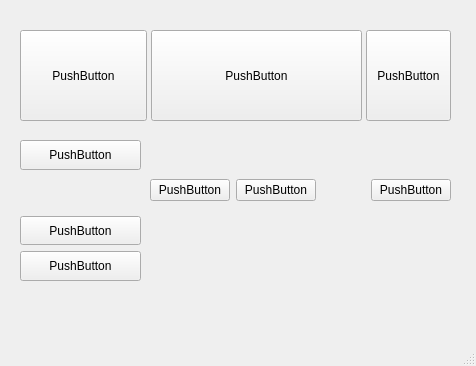
<?xml version="1.0" encoding="UTF-8"?>
<ui version="4.0">
 <class>MainWindow</class>
 <widget class="QMainWindow" name="MainWindow">
  <property name="geometry">
   <rect>
    <x>0</x>
    <y>0</y>
    <width>476</width>
    <height>366</height>
   </rect>
  </property>
  <property name="windowTitle">
   <string>MainWindow</string>
  </property>
  <widget class="QWidget" name="centralwidget">
   <widget class="QWidget" name="horizontalLayoutWidget">
    <property name="geometry">
     <rect>
      <x>20</x>
      <y>30</y>
      <width>431</width>
      <height>91</height>
     </rect>
    </property>
    <layout class="QHBoxLayout" name="horizontalLayout" stretch="3,5,2">
     <property name="spacing">
      <number>4</number>
     </property>
     <property name="topMargin">
      <number>0</number>
     </property>
     <item>
      <widget class="QPushButton" name="pushButton_3">
       <property name="sizePolicy">
        <sizepolicy hsizetype="Minimum" vsizetype="Expanding">
         <horstretch>0</horstretch>
         <verstretch>0</verstretch>
        </sizepolicy>
       </property>
       <property name="text">
        <string>PushButton</string>
       </property>
      </widget>
     </item>
     <item>
      <widget class="QPushButton" name="pushButton_2">
       <property name="sizePolicy">
        <sizepolicy hsizetype="Minimum" vsizetype="Expanding">
         <horstretch>0</horstretch>
         <verstretch>0</verstretch>
        </sizepolicy>
       </property>
       <property name="text">
        <string>PushButton</string>
       </property>
      </widget>
     </item>
     <item>
      <widget class="QPushButton" name="pushButton">
       <property name="sizePolicy">
        <sizepolicy hsizetype="Minimum" vsizetype="Expanding">
         <horstretch>0</horstretch>
         <verstretch>0</verstretch>
        </sizepolicy>
       </property>
       <property name="text">
        <string>PushButton</string>
       </property>
      </widget>
     </item>
    </layout>
   </widget>
   <widget class="QWidget" name="">
    <property name="geometry">
     <rect>
      <x>20</x>
      <y>140</y>
      <width>121</width>
      <height>141</height>
     </rect>
    </property>
    <layout class="QVBoxLayout" name="verticalLayout">
     <item>
      <widget class="QPushButton" name="pushButton_4">
       <property name="sizePolicy">
        <sizepolicy hsizetype="Minimum" vsizetype="Expanding">
         <horstretch>0</horstretch>
         <verstretch>0</verstretch>
        </sizepolicy>
       </property>
       <property name="text">
        <string>PushButton</string>
       </property>
      </widget>
     </item>
     <item>
      <spacer name="verticalSpacer">
       <property name="orientation">
        <enum>Qt::Vertical</enum>
       </property>
       <property name="sizeHint" stdset="0">
        <size>
         <width>20</width>
         <height>40</height>
        </size>
       </property>
      </spacer>
     </item>
     <item>
      <widget class="QPushButton" name="pushButton_5">
       <property name="sizePolicy">
        <sizepolicy hsizetype="Minimum" vsizetype="Expanding">
         <horstretch>0</horstretch>
         <verstretch>0</verstretch>
        </sizepolicy>
       </property>
       <property name="text">
        <string>PushButton</string>
       </property>
      </widget>
     </item>
     <item>
      <widget class="QPushButton" name="pushButton_6">
       <property name="sizePolicy">
        <sizepolicy hsizetype="Minimum" vsizetype="Expanding">
         <horstretch>0</horstretch>
         <verstretch>0</verstretch>
        </sizepolicy>
       </property>
       <property name="text">
        <string>PushButton</string>
       </property>
      </widget>
     </item>
    </layout>
   </widget>
   <widget class="QWidget" name="">
    <property name="geometry">
     <rect>
      <x>150</x>
      <y>140</y>
      <width>301</width>
      <height>101</height>
     </rect>
    </property>
    <layout class="QHBoxLayout" name="horizontalLayout_2">
     <item>
      <widget class="QPushButton" name="pushButton_7">
       <property name="text">
        <string>PushButton</string>
       </property>
      </widget>
     </item>
     <item>
      <widget class="QPushButton" name="pushButton_9">
       <property name="text">
        <string>PushButton</string>
       </property>
      </widget>
     </item>
     <item>
      <spacer name="horizontalSpacer">
       <property name="orientation">
        <enum>Qt::Horizontal</enum>
       </property>
       <property name="sizeHint" stdset="0">
        <size>
         <width>40</width>
         <height>20</height>
        </size>
       </property>
      </spacer>
     </item>
     <item>
      <widget class="QPushButton" name="pushButton_8">
       <property name="text">
        <string>PushButton</string>
       </property>
      </widget>
     </item>
    </layout>
   </widget>
  </widget>
  <widget class="QMenuBar" name="menubar">
   <property name="geometry">
    <rect>
     <x>0</x>
     <y>0</y>
     <width>476</width>
     <height>21</height>
    </rect>
   </property>
  </widget>
  <widget class="QStatusBar" name="statusbar"/>
 </widget>
 <resources/>
 <connections/>
</ui>
